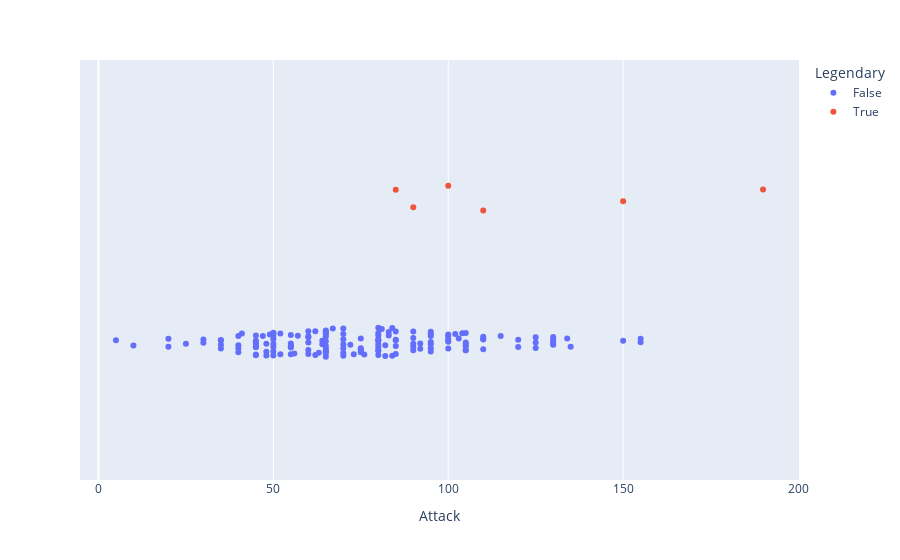

Notebook cell for this chart:
### Code cell
# Pokemon

px.strip(data_frame = df_pokemon[df_pokemon["Generation"] == 1],
         x          = "Attack",
         hover_data = ["Name"],
         color      = "Legendary")

### Figure 1 — Plotly figure (JSON) as saved in the notebook; plotly's stock layout.template omitted (floating-point values rounded to 4 significant figures; data arrays with more than 128 entries replaced by an {"elided": "..."} marker saying what was removed)
{"data": [{"alignmentgroup": "True", "boxpoints": "all", "customdata": {"elided": "160x1 str values"}, "fillcolor": "rgba(255,255,255,0)", "hoveron": "points", "hovertemplate": "Legendary=False<br>Attack=%{x}<br>Name=%{customdata[0]}<extra></extra>", "legendgroup": "False", "line": {"color": "rgba(255,255,255,0)"}, "marker": {"color": "#636efa"}, "name": "False", "offsetgroup": "False", "orientation": "h", "pointpos": 0, "showlegend": true, "type": "box", "x": {"elided": "160 int values"}, "x0": " ", "xaxis": "x", "y0": " ", "yaxis": "y"}, {"alignmentgroup": "True", "boxpoints": "all", "customdata": [["Articuno"], ["Zapdos"], ["Moltres"], ["Mewtwo"], ["MewtwoMega Mewtwo X"], ["MewtwoMega Mewtwo Y"]], "fillcolor": "rgba(255,255,255,0)", "hoveron": "points", "hovertemplate": "Legendary=True<br>Attack=%{x}<br>Name=%{customdata[0]}<extra></extra>", "legendgroup": "True", "line": {"color": "rgba(255,255,255,0)"}, "marker": {"color": "#EF553B"}, "name": "True", "offsetgroup": "True", "orientation": "h", "pointpos": 0, "showlegend": true, "type": "box", "x": [85, 90, 100, 110, 190, 150], "x0": " ", "xaxis": "x", "y0": " ", "yaxis": "y"}], "layout": {"boxmode": "group", "legend": {"title": {"text": "Legendary"}, "tracegroupgap": 0}, "margin": {"t": 60}, "xaxis": {"anchor": "y", "domain": [0, 1], "title": {"text": "Attack"}}, "yaxis": {"anchor": "x", "domain": [0, 1]}}}
